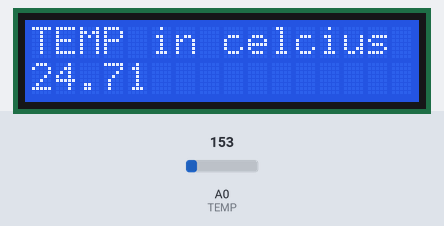
A sketch run on a simulated Arduino Uno, built with avr-gcc and run on an emulated ATmega328P. Parts: 16×2 character LCD. The test bench sets the inputs (shaded band); at power-on: A0 (TEMP) = 153.

Above: at 1.2 s.
1.3 s: A0 (TEMP) set to 165
At 2.6 s:
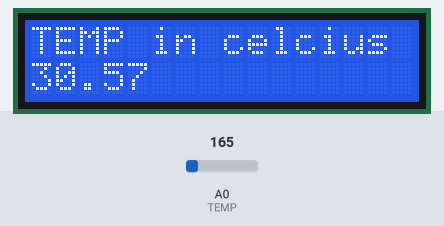
3.0 s: A0 (TEMP) set to 175
At 3.9 s:
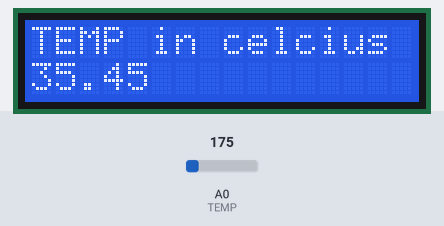
4.5 s: A0 (TEMP) set to 191
At 5.2 s:
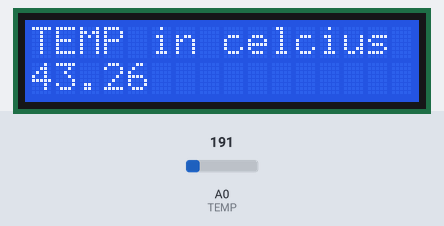
Timing chart, 0 to 7.5 s (numbered marks = the images above; inputs shaded):
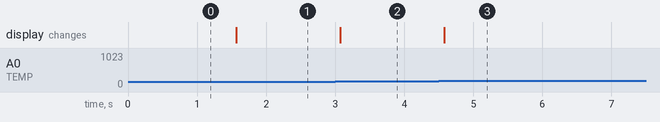

The sketch:

temperature-lcd.ino
```cpp
#include <LiquidCrystal.h>
const int TEMP = A0;
float celcius;

LiquidCrystal lcd(7, 6, 5, 4, 3, 2);

void setup() {
  lcd.begin(16, 2);
  lcd.print("TEMP in celcius");
}

void loop() {
  celcius = analogRead(TEMP);
  celcius = celcius *5/1024;        //voltage felt
  celcius = celcius - 0.5;          //Subtract the offset
  celcius = celcius * 100;          //Convert to degrees
  lcd.setCursor(0, 1);
  lcd.print(celcius);
  delay(500);
}
```

Measured:
- after the input at 1.3 s, the display: changes after 0.27 s (image 1)
- after the input at 3.0 s, the display: changes after 0.07 s (image 2)
- after the input at 4.5 s, the display: changes after 0.08 s (image 3)
